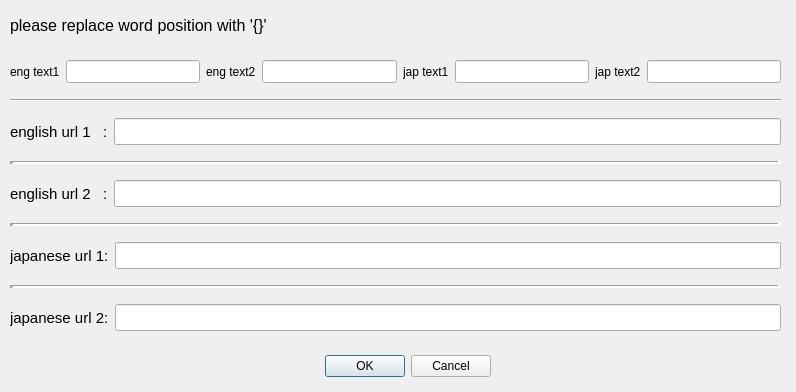
<?xml version="1.0" encoding="UTF-8"?>
<ui version="4.0">
 <class>url_settingswidget</class>
 <widget class="QDialog" name="url_settingswidget">
  <property name="geometry">
   <rect>
    <x>0</x>
    <y>0</y>
    <width>796</width>
    <height>392</height>
   </rect>
  </property>
  <property name="windowTitle">
   <string>Dialog</string>
  </property>
  <widget class="QDialogButtonBox" name="buttonBox">
   <property name="geometry">
    <rect>
     <x>290</x>
     <y>350</y>
     <width>201</width>
     <height>32</height>
    </rect>
   </property>
   <property name="orientation">
    <enum>Qt::Horizontal</enum>
   </property>
   <property name="standardButtons">
    <set>QDialogButtonBox::Cancel|QDialogButtonBox::Ok</set>
   </property>
  </widget>
  <widget class="QWidget" name="verticalLayoutWidget">
   <property name="geometry">
    <rect>
     <x>10</x>
     <y>50</y>
     <width>771</width>
     <height>291</height>
    </rect>
   </property>
   <layout class="QVBoxLayout" name="verticalLayout">
    <item>
     <layout class="QHBoxLayout" name="horizontalLayout_5">
      <item>
       <widget class="QLabel" name="label_6">
        <property name="text">
         <string>eng text1</string>
        </property>
       </widget>
      </item>
      <item>
       <widget class="QLineEdit" name="engtext1">
        <property name="font">
         <font>
          <family>Arial</family>
          <pointsize>10</pointsize>
         </font>
        </property>
       </widget>
      </item>
      <item>
       <widget class="QLabel" name="label_7">
        <property name="text">
         <string>eng text2</string>
        </property>
       </widget>
      </item>
      <item>
       <widget class="QLineEdit" name="engtext2">
        <property name="font">
         <font>
          <family>Arial</family>
          <pointsize>10</pointsize>
         </font>
        </property>
        <property name="text">
         <string/>
        </property>
       </widget>
      </item>
      <item>
       <widget class="QLabel" name="label_8">
        <property name="text">
         <string>jap text1</string>
        </property>
       </widget>
      </item>
      <item>
       <widget class="QLineEdit" name="japtext1">
        <property name="font">
         <font>
          <family>Arial</family>
          <pointsize>10</pointsize>
         </font>
        </property>
       </widget>
      </item>
      <item>
       <widget class="QLabel" name="label_9">
        <property name="text">
         <string>jap text2</string>
        </property>
       </widget>
      </item>
      <item>
       <widget class="QLineEdit" name="japtext2">
        <property name="font">
         <font>
          <family>Arial</family>
          <pointsize>10</pointsize>
         </font>
        </property>
       </widget>
      </item>
     </layout>
    </item>
    <item>
     <widget class="Line" name="line_4">
      <property name="orientation">
       <enum>Qt::Horizontal</enum>
      </property>
     </widget>
    </item>
    <item>
     <layout class="QHBoxLayout" name="horizontalLayout">
      <item>
       <widget class="QLabel" name="label">
        <property name="font">
         <font>
          <family>Arial</family>
          <pointsize>11</pointsize>
         </font>
        </property>
        <property name="text">
         <string>english url 1   :</string>
        </property>
       </widget>
      </item>
      <item>
       <widget class="QLineEdit" name="engurl1">
        <property name="font">
         <font>
          <family>Arial</family>
          <pointsize>12</pointsize>
         </font>
        </property>
        <property name="text">
         <string/>
        </property>
       </widget>
      </item>
     </layout>
    </item>
    <item>
     <widget class="Line" name="line_2">
      <property name="lineWidth">
       <number>4</number>
      </property>
      <property name="orientation">
       <enum>Qt::Horizontal</enum>
      </property>
     </widget>
    </item>
    <item>
     <layout class="QHBoxLayout" name="horizontalLayout_2">
      <item>
       <widget class="QLabel" name="label_2">
        <property name="font">
         <font>
          <family>Arial</family>
          <pointsize>11</pointsize>
         </font>
        </property>
        <property name="text">
         <string>english url 2   :</string>
        </property>
       </widget>
      </item>
      <item>
       <widget class="QLineEdit" name="engurl2">
        <property name="font">
         <font>
          <family>Arial</family>
          <pointsize>12</pointsize>
         </font>
        </property>
        <property name="text">
         <string/>
        </property>
       </widget>
      </item>
     </layout>
    </item>
    <item>
     <widget class="Line" name="line_3">
      <property name="lineWidth">
       <number>4</number>
      </property>
      <property name="orientation">
       <enum>Qt::Horizontal</enum>
      </property>
     </widget>
    </item>
    <item>
     <layout class="QHBoxLayout" name="horizontalLayout_3">
      <item>
       <widget class="QLabel" name="label_3">
        <property name="font">
         <font>
          <family>Arial</family>
          <pointsize>11</pointsize>
         </font>
        </property>
        <property name="text">
         <string>japanese url 1:</string>
        </property>
       </widget>
      </item>
      <item>
       <widget class="QLineEdit" name="japurl1">
        <property name="font">
         <font>
          <family>Arial</family>
          <pointsize>12</pointsize>
         </font>
        </property>
        <property name="text">
         <string/>
        </property>
       </widget>
      </item>
     </layout>
    </item>
    <item>
     <widget class="Line" name="line">
      <property name="lineWidth">
       <number>4</number>
      </property>
      <property name="orientation">
       <enum>Qt::Horizontal</enum>
      </property>
     </widget>
    </item>
    <item>
     <layout class="QHBoxLayout" name="horizontalLayout_4">
      <item>
       <widget class="QLabel" name="label_4">
        <property name="font">
         <font>
          <family>Arial</family>
          <pointsize>11</pointsize>
         </font>
        </property>
        <property name="text">
         <string>japanese url 2:</string>
        </property>
       </widget>
      </item>
      <item>
       <widget class="QLineEdit" name="japurl2">
        <property name="font">
         <font>
          <family>Arial</family>
          <pointsize>12</pointsize>
         </font>
        </property>
        <property name="text">
         <string/>
        </property>
       </widget>
      </item>
     </layout>
    </item>
   </layout>
  </widget>
  <widget class="QLabel" name="label_5">
   <property name="geometry">
    <rect>
     <x>10</x>
     <y>10</y>
     <width>441</width>
     <height>31</height>
    </rect>
   </property>
   <property name="font">
    <font>
     <family>Arial</family>
     <pointsize>12</pointsize>
    </font>
   </property>
   <property name="text">
    <string>please replace word position with '{}'</string>
   </property>
  </widget>
 </widget>
 <resources/>
 <connections>
  <connection>
   <sender>buttonBox</sender>
   <signal>accepted()</signal>
   <receiver>url_settingswidget</receiver>
   <slot>accept()</slot>
   <hints>
    <hint type="sourcelabel">
     <x>248</x>
     <y>254</y>
    </hint>
    <hint type="destinationlabel">
     <x>157</x>
     <y>274</y>
    </hint>
   </hints>
  </connection>
  <connection>
   <sender>buttonBox</sender>
   <signal>rejected()</signal>
   <receiver>url_settingswidget</receiver>
   <slot>reject()</slot>
   <hints>
    <hint type="sourcelabel">
     <x>316</x>
     <y>260</y>
    </hint>
    <hint type="destinationlabel">
     <x>286</x>
     <y>274</y>
    </hint>
   </hints>
  </connection>
 </connections>
</ui>
